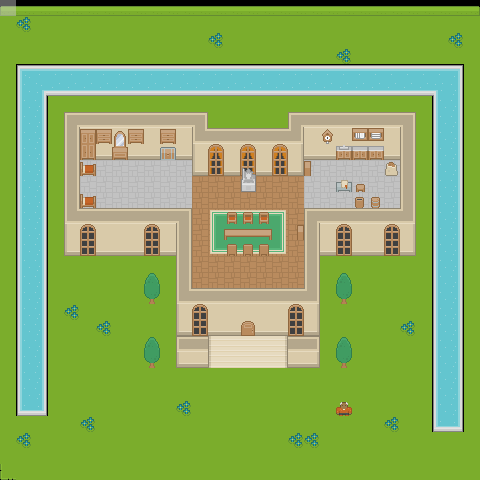

This game map was drawn from its Tiled (.tmx) file and the tilesets committed beside it. A one-line description and the trimmed map source follow:
An orthogonal 30x30 tile map with 16x16 px tiles, 8 tile layers (Floor, Carpet, Movement, Characters, ...), 2 tilesets.

<map version="1.0" tiledversion="1.1.6" orientation="orthogonal" renderorder="right-down" width="30" height="30" tilewidth="16" tileheight="16" infinite="0" nextobjectid="1">
 <tileset firstgid="1" name="roguelikeSheet_transparent" tilewidth="16" tileheight="16" spacing="3" margin="1" tilecount="1767" columns="57">
  <image source="roguelikeSheet_transparent.png" width="1082" height="588" />
  <tile id="1698">
   <properties>
    <property name="collision" type="bool" value="true" />
   </properties>
  </tile>
 </tileset>
 <tileset firstgid="1768" name="roguelikeChar_transparent" tilewidth="16" tileheight="16" spacing="1" tilecount="648" columns="54">
  <image source="roguelikeChar_transparent.png" width="918" height="203" />
  <tile id="541">
   <properties>
    <property name="atk" type="int" value="3" />
    <property name="def" type="int" value="1" />
    <property name="life" type="int" value="10" />
    <property name="move" type="int" value="4" />
    <property name="name" value="man-8" />
   </properties>
  </tile>
 </tileset>
 <layer name="Floor" width="30" height="30">
  <data>[900 cells, 890 non-empty, 31 distinct tile ids]</data>
 </layer>
 <layer name="Carpet" width="30" height="30">
  <data>[900 cells, 46 non-empty, 15 distinct tile ids]</data>
 </layer>
 <layer name="Movement" width="30" height="30" opacity="0.4">
  <data>[900 cells, 0 non-empty, 0 distinct tile ids]</data>
 </layer>
 <layer name="Characters" width="30" height="30">
  <data>[900 cells, 1 non-empty, 1 distinct tile ids]</data>
 </layer>
 <layer name="Objects" width="30" height="30">
  <data>[900 cells, 52 non-empty, 30 distinct tile ids]</data>
 </layer>
 <layer name="Details" width="30" height="30">
  <data>[900 cells, 5 non-empty, 3 distinct tile ids]</data>
 </layer>
 <layer name="Cursor" width="30" height="30" opacity="0.47">
  <data>[900 cells, 1 non-empty, 1 distinct tile ids]</data>
 </layer>
 <layer name="Collision" width="30" height="30" opacity="0">
  <data>[900 cells, 159 non-empty, 1 distinct tile ids]</data>
 </layer>
</map>
